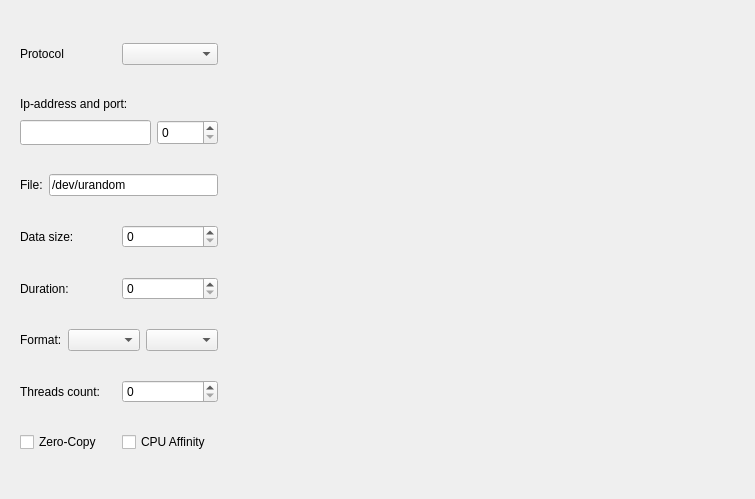
<?xml version="1.0" encoding="UTF-8"?>
<ui version="4.0">
 <class>SendBandwidthWidget</class>
 <widget class="QWidget" name="SendBandwidthWidget">
  <property name="geometry">
   <rect>
    <x>0</x>
    <y>0</y>
    <width>755</width>
    <height>499</height>
   </rect>
  </property>
  <property name="windowTitle">
   <string>Form</string>
  </property>
  <layout class="QHBoxLayout" name="horizontalLayout" stretch="0,10">
   <item>
    <layout class="QVBoxLayout" name="controlLayout">
     <property name="spacing">
      <number>6</number>
     </property>
     <item>
      <widget class="QWidget" name="controlWidget" native="true">
       <property name="maximumSize">
        <size>
         <width>16777215</width>
         <height>16777215</height>
        </size>
       </property>
       <layout class="QVBoxLayout" name="verticalLayout">
        <item>
         <layout class="QHBoxLayout" name="protocolLayout">
          <item>
           <widget class="QLabel" name="protocolLabel">
            <property name="text">
             <string>Protocol</string>
            </property>
           </widget>
          </item>
          <item>
           <widget class="QComboBox" name="protocolComboBox"/>
          </item>
         </layout>
        </item>
        <item>
         <layout class="QVBoxLayout" name="ipLayout">
          <item>
           <widget class="QLabel" name="ipLabel">
            <property name="maximumSize">
             <size>
              <width>16777215</width>
              <height>20</height>
             </size>
            </property>
            <property name="text">
             <string>Ip-address and port:</string>
            </property>
           </widget>
          </item>
          <item>
           <layout class="QHBoxLayout" name="ipInputLayout">
            <item>
             <widget class="QLineEdit" name="ipEdit">
              <property name="minimumSize">
               <size>
                <width>0</width>
                <height>25</height>
               </size>
              </property>
             </widget>
            </item>
            <item>
             <widget class="QSpinBox" name="portSpinBox">
              <property name="minimumSize">
               <size>
                <width>0</width>
                <height>25</height>
               </size>
              </property>
              <property name="maximumSize">
               <size>
                <width>16777215</width>
                <height>25</height>
               </size>
              </property>
              <property name="maximum">
               <number>65535</number>
              </property>
             </widget>
            </item>
           </layout>
          </item>
         </layout>
        </item>
        <item>
         <layout class="QHBoxLayout" name="fileLayout">
          <item>
           <widget class="QLabel" name="fileLabel">
            <property name="text">
             <string>File:</string>
            </property>
           </widget>
          </item>
          <item>
           <widget class="QLineEdit" name="fileLineEdit">
            <property name="text">
             <string>/dev/urandom</string>
            </property>
           </widget>
          </item>
         </layout>
        </item>
        <item>
         <layout class="QHBoxLayout" name="dataSizeLayout">
          <item>
           <widget class="QLabel" name="dataSizeLabel">
            <property name="text">
             <string>Data size:</string>
            </property>
           </widget>
          </item>
          <item>
           <widget class="QSpinBox" name="dataSizeSpinBox">
            <property name="maximum">
             <number>99999999</number>
            </property>
           </widget>
          </item>
         </layout>
        </item>
        <item>
         <layout class="QHBoxLayout" name="durationLayout">
          <item>
           <widget class="QLabel" name="durationLabel">
            <property name="text">
             <string>Duration:</string>
            </property>
           </widget>
          </item>
          <item>
           <widget class="QSpinBox" name="durationSpinBox"/>
          </item>
         </layout>
        </item>
        <item>
         <layout class="QHBoxLayout" name="formatLayout">
          <item>
           <widget class="QLabel" name="formatLabel">
            <property name="text">
             <string>Format:</string>
            </property>
           </widget>
          </item>
          <item>
           <widget class="QComboBox" name="prefixComboBox"/>
          </item>
          <item>
           <widget class="QComboBox" name="unitComboBox"/>
          </item>
         </layout>
        </item>
        <item>
         <layout class="QHBoxLayout" name="threadsLayout">
          <item>
           <widget class="QLabel" name="threadsLabel">
            <property name="text">
             <string>Threads count:</string>
            </property>
           </widget>
          </item>
          <item>
           <widget class="QSpinBox" name="threadsSpinBox"/>
          </item>
         </layout>
        </item>
        <item>
         <layout class="QHBoxLayout" name="checkBoxLayout">
          <item>
           <widget class="QCheckBox" name="zeroCopyCheckBox">
            <property name="text">
             <string>Zero-Copy</string>
            </property>
           </widget>
          </item>
          <item>
           <widget class="QCheckBox" name="affinityCheckBox">
            <property name="text">
             <string>CPU Affinity</string>
            </property>
           </widget>
          </item>
         </layout>
        </item>
        <item>
         <layout class="QHBoxLayout" name="startStopLayout"/>
        </item>
       </layout>
      </widget>
     </item>
    </layout>
   </item>
   <item>
    <layout class="QVBoxLayout" name="resultLayout"/>
   </item>
  </layout>
 </widget>
 <resources/>
 <connections/>
</ui>
